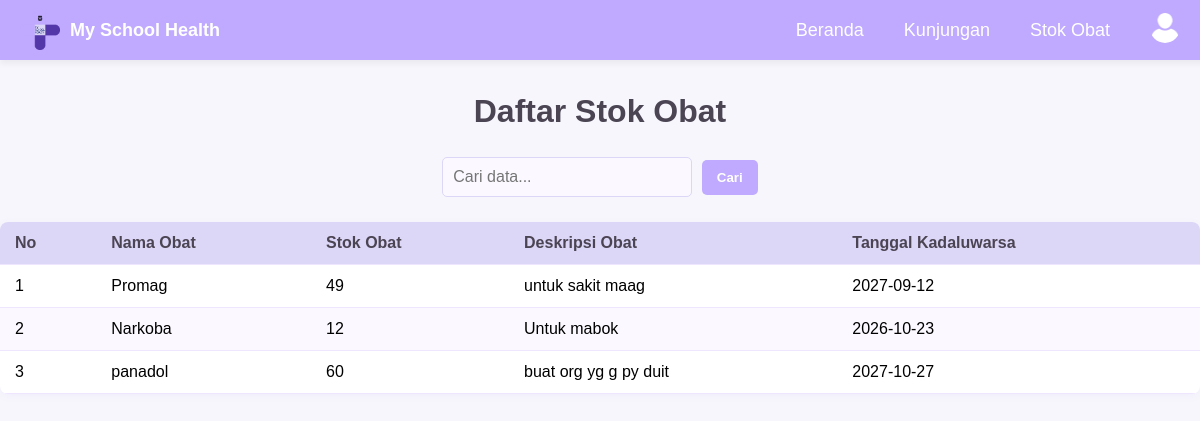
/lihatstokobat.php (signed in), run on the app's committed database.
### tables this page shows
CREATE TABLE `stok_obat` (
  `id_obat` int(11) NOT NULL,
  `nama_obat` varchar(255) NOT NULL,
  `stok_obat` int(11) NOT NULL,
  `deskripsi_obat` varchar(255) NOT NULL,
  `tanggal_kadaluwarsa` date NOT NULL
);

### fungsi.php (called while the page is built, shortened)
<?php
include "koneksi.php";
function ambilStokObat() {
    global $koneksi;
    $query = "SELECT * FROM stok_obat";
    $result = mysqli_query($koneksi, $query);
    $stok_obat = [];
    while ($row = mysqli_fetch_assoc($result)) {
        $stok_obat[] = $row;
    }
    return $stok_obat;
}
?>

### lihatstokobat.php (the view, shortened to what this page needs)
<!DOCTYPE html>
<html>
<head>
</head>
<body>
    <!DOCTYPE html>
    <html lang="en">
    <head>
        <link rel="stylesheet" href="style.css">
    </head>
    <nav>
        <div class="logo-website">
          <img src="img/logo.png" alt="Logo">
          <span>My School Health</span>
        </div>
        <ul>
          <li>
            <a href="index.php">Beranda</a>
          </li>
          <li class="dropdown">
            <a href="#">Kunjungan</a>
          </li>
          <li class="dropdown">
            <a href="#">Stok Obat</a>
          </li>
          <li>
            <a href="profile.php" class="profile">
                <img src="img/user.png" alt="user">
            </a>
          </li>
        </ul>
      </nav>
    <br></br>
    <br></br>
	<center><h1>Daftar Stok Obat</h1></center>
  <form method="post">
      <center>
        <input type="text" name="keyword" placeholder="Cari data...">
      <button type="submit" name="cari">Cari</button>
      <center>
    </form>
	<table>
		<thead>
			<tr>
				<th>No</th>
				<th>Nama Obat</th>
				<th>Stok Obat</th>
				<th>Deskripsi Obat</th>
				<th>Tanggal Kadaluwarsa</th>
			</tr>
		</thead>
		<tbody>
    <?php
    include "fungsi.php";
    $stok_obat = ambilStokObat();
    $no = 1;
    foreach ($stok_obat as $obat) {
        echo "<tr>";
        echo "<td>" . $no++ . "</td>";
        echo "<td>" . htmlspecialchars($obat['nama_obat']) . "</td>";
        echo "<td>" . htmlspecialchars($obat['stok_obat']) . "</td>";
        echo "<td>" . htmlspecialchars($obat['deskripsi_obat']) . "</td>";
        echo "<td>" . htmlspecialchars($obat['tanggal_kadaluwarsa']) . "</td>";
        echo "</tr>";
    }
    ?>
		</tbody>
	</table>
</body>
</html>

### style.css (style rules this page uses)
nav { display: flex; justify-content: space-between; align-items: center; background-color: #bfaaff; padding: 10px 20px; position: fixed; top: 0; width: 100%; z-index: 1; box-shadow: 0 4px 6px rgba(0, 0, 0, 0.05); flex-wrap: wrap; }
.logo-website { display: flex; align-items: center; }
.logo-website img { width: 40px; height: 40px; margin-right: 10px; }
.logo-website span { font-size: 18px; font-weight: bold; color: #ffffff; }
ul { list-style: none; margin: 0; padding: 0; display: flex; align-items: center; }
li { position: relative; margin-right: 20px; }
a { color: #ffffff; text-decoration: none; padding: 5px 10px; transition: background-color 0.3s, color 0.3s; font-size: 18px; }
.profile img { width: 30px; height: 30px; border-radius: 50%; margin-right: 10px; }
body { font-family: 'Lucida Sans', 'Lucida Sans Regular', 'Lucida Grande', 'Lucida Sans Unicode', Geneva, Verdana, sans-serif, sans-serif; margin: 0; padding: 0; background-color: #f7f6fc; }
h1 { text-align: center; color: #4b4453; }
input[type="text"], input[type="date"], input[type="number"], select, textarea { width: 100%; padding: 10px; margin: 5px 0; display: inline-block; border: 1px solid #dcd6f7; border-radius: 6px; box-sizing: border-box; font-size: 16px; background-color: #fbf9ff; }
input[type="submit"], button[type="submit"] { background-color: #a8e6cf; color: #2d3436; border: none; padding: 10px 15px; border-radius: 6px; cursor: pointer; transition: background-color 0.3s; font-weight: 600; }
table { width: 100%; border-collapse: collapse; margin: 20px 0; background-color: white; border-radius: 8px; overflow: hidden; box-shadow: 0 2px 8px rgba(108, 92, 231, 0.05); }
thead { background-color: #dcd6f7; color: #4b4453; }
th, td { padding: 12px 15px; text-align: left; border-bottom: 1px solid #eee5ff; }
tbody tr:nth-child(even) { background-color: #fbf9ff; }
button { padding: 8px 12px; background-color: #a8e6cf; border: none; border-radius: 4px; cursor: pointer; color: #2d3436; font-weight: 500; transition: background-color 0.3s; }
input[name="keyword"] { padding: 10px; border: 1px solid #dcd6f7; border-radius: 5px; background-color: #fbf9ff; width: 250px; margin-right: 5px; }
button[name="cari"] { padding: 10px 15px; border: none; border-radius: 5px; background-color: #bfaaff; color: white; cursor: pointer; }

### data on the page
stok_obat: nama_obat "Promag", stok_obat "49", deskripsi_obat "untuk sakit maag", tanggal_kadaluwarsa "2027-09-12"
stok_obat: nama_obat "Narkoba", stok_obat "12", deskripsi_obat "Untuk mabok", tanggal_kadaluwarsa "2026-10-23"
stok_obat: nama_obat "panadol", stok_obat "60", deskripsi_obat "buat org yg g py duit", tanggal_kadaluwarsa "2027-10-27"
